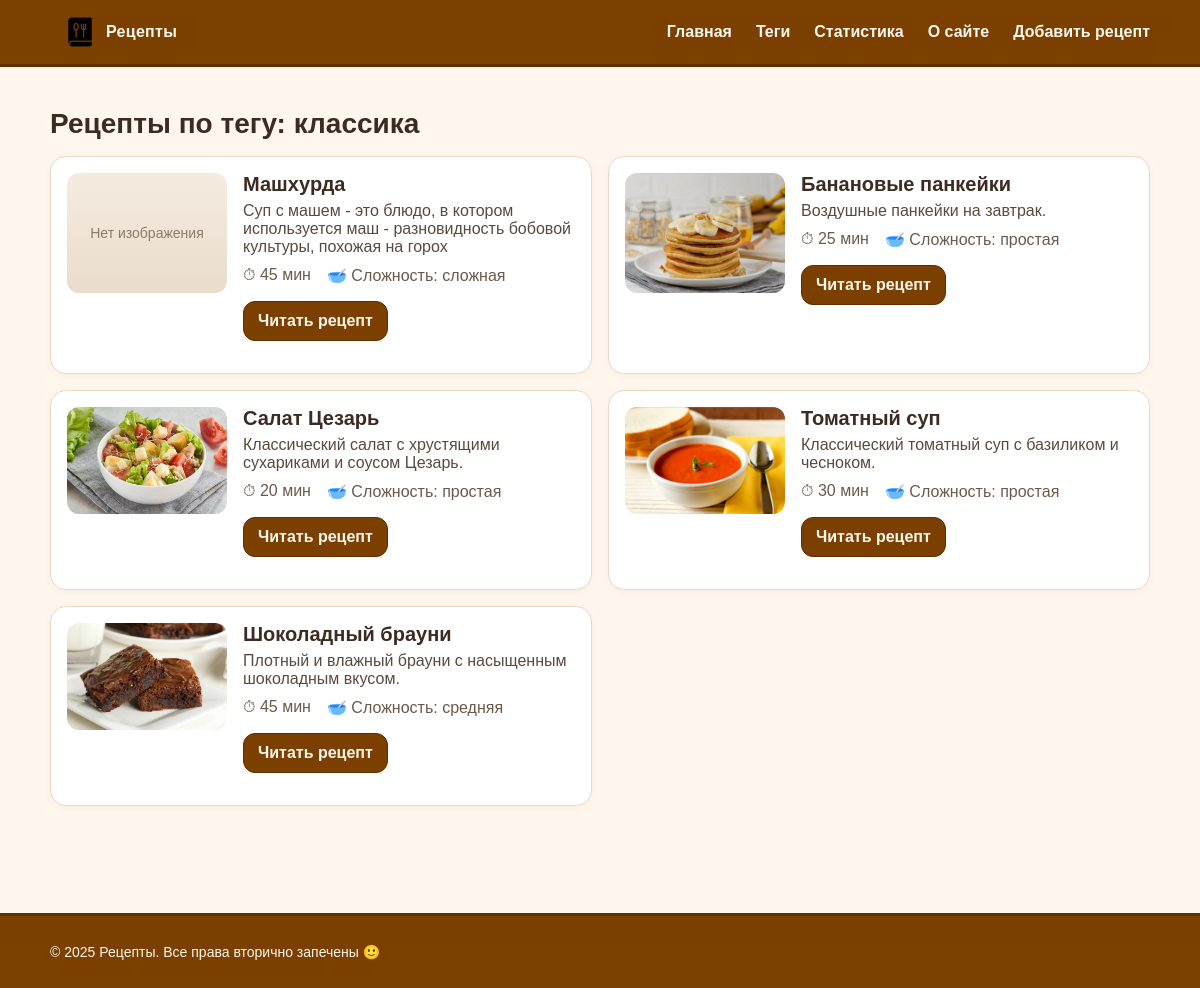
The app's page /tag/classic/, older data.
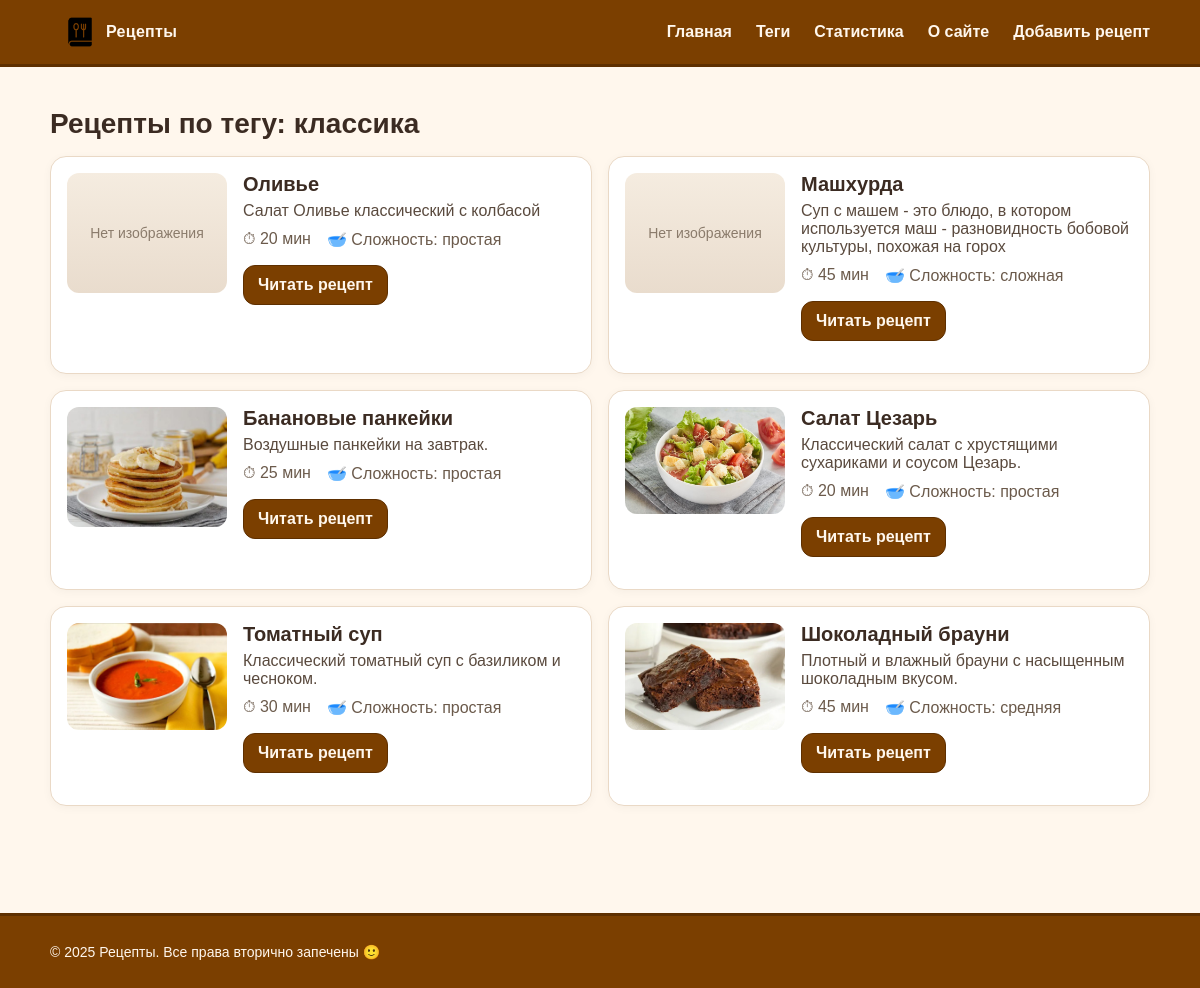
The same page, newer data.
### recipes/models.py (models this page shows, shortened)
class Recipe(models.Model):
    class Difficulty(models.TextChoices):
        EASY = "easy", "простая"
        MEDIUM = "medium", "средняя"
        HARD = "hard", "сложная"
    title = models.CharField("Название", max_length=255, db_index=True)
    slug = models.SlugField("Слаг", max_length=255, unique=True, db_index=True)
    desc = models.TextField("Описание", blank=True)
    image = models.CharField("Путь к изображению", max_length=255, blank=True)  # путь в /static/...
    cook_time = models.CharField("Время (текст)", max_length=50, blank=True)     # например: "45 мин"
    cook_time_min = models.PositiveIntegerField("Время (мин)", default=0)        # число минут для агрегаций
    difficulty = models.CharField(
        "Сложность",
        max_length=10,
        choices=Difficulty.choices,
        default=Difficulty.EASY,
    )
    is_published = models.BooleanField("Опубликован", default=True)
    photo = models.ImageField("Фото", upload_to=recipe_photo_upload_to, blank=True, null=True)
    category = models.ForeignKey(
        "Category",
        verbose_name="Категория",
        on_delete=models.SET_NULL,
        null=True,
        blank=True,
        related_name="recipes",
    )  # 1 категория -> много рецептов
    tags = models.ManyToManyField(
        "Tag",
        verbose_name="Теги",
        blank=True,
        related_name="recipes",
    )  # многие теги <-> многие рецепты
    created_at = models.DateTimeField("Создано", auto_now_add=True)
    updated_at = models.DateTimeField("Обновлено", auto_now=True)
    objects = models.Manager()
    published = PublishedManager()
    class Meta:
        verbose_name = "Рецепт"
        verbose_name_plural = "Рецепты"
        ordering = ["-created_at"]
        indexes = [models.Index(fields=["-created_at"])]
    def get_absolute_url(self):
        return reverse("recipe_detail_slug", kwargs={"slug": self.slug})

### recipes/views.py (the view)
# urls.py: path('tag/<slug:slug>/', views.recipes_by_tag, name='recipes_by_tag'),
def recipes_by_tag(request, slug):
    tag = get_object_or_404(Tag, slug=slug)
    recipes = Recipe.published.filter(tags=tag).order_by('-created_at')
    ctx = {'title': f'Тег: {tag.name}', 'recipes': recipes, 'tag': tag, 'year': 2025}
    return render(request, 'recipes/by_tag.html', ctx)

### recipes/models.py (called while the page is built)
    def get_queryset(self):
        return super().get_queryset().filter(is_published=True)

### recipes/templates/recipes/by_tag.html (shortened to what this page needs)
{% extends 'base.html' %}
{% load static %}
{% block content %}
  <h1 class="page-title">Рецепты по тегу: {{ tag.name }}</h1>
  {% if recipes %}
    <ul class="card-list">
      {% for r in recipes %}
        <li class="card">
          <div class="card-media">
            {% if r.image %}
              <img src="{% static r.image %}" alt="{{ r.title }}">
            {% else %}
              <div class="noimg">Нет изображения</div>
            {% endif %}
          </div>
          <div class="card-body">
            <h2 class="card-title">{{ r.title }}</h2>
            <p class="card-desc">{{ r.desc }}</p>
            <ul class="meta">
              <li>⏱ {{ r.cook_time }}</li>
              <li>🥣 Сложность: {{ r.get_difficulty_display }}</li>
            </ul>
            <p><a class="btn" href="{{ r.get_absolute_url }}">Читать рецепт</a></p>
          </div>
        </li>
      {% endfor %}
    </ul>
  {% else %}
    <p>По этому тегу пока нет рецептов.</p>
  {% endif %}
{% endblock %}

Row changes from the older to the newer data that the page shows:
added Recipe: image "Нет изображения", title "Оливье", desc "Салат Оливье классический с колбасой", cook_time "20 мин", difficulty "простая"
